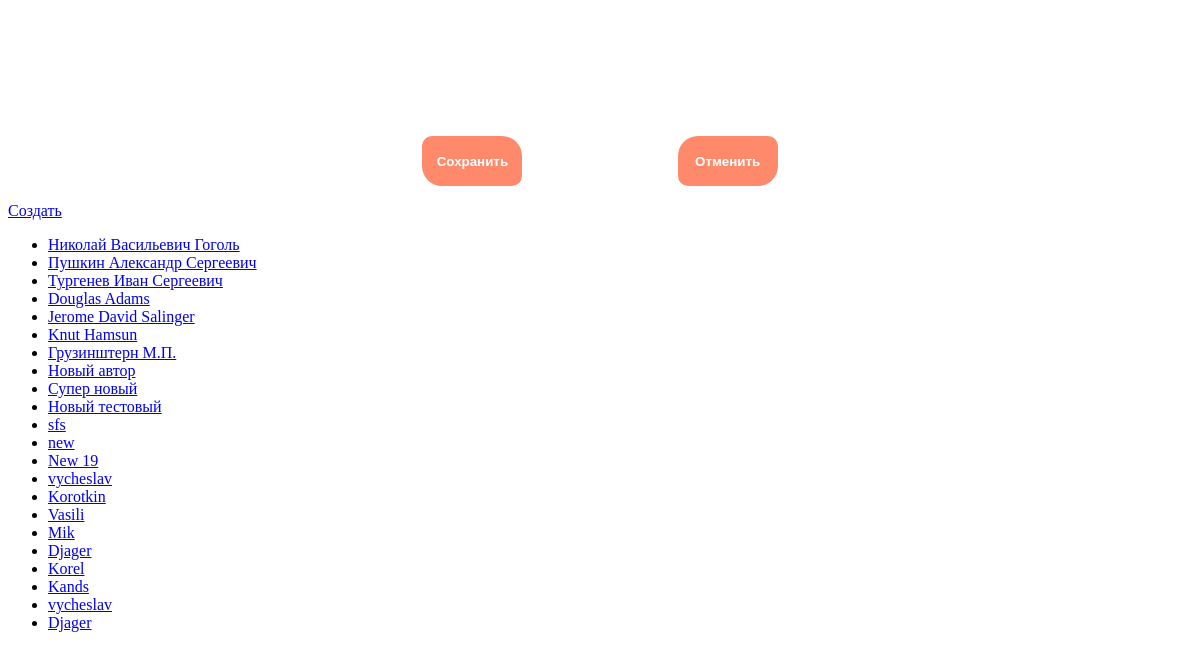
/authors/, run on an earlier commit of the app's database.
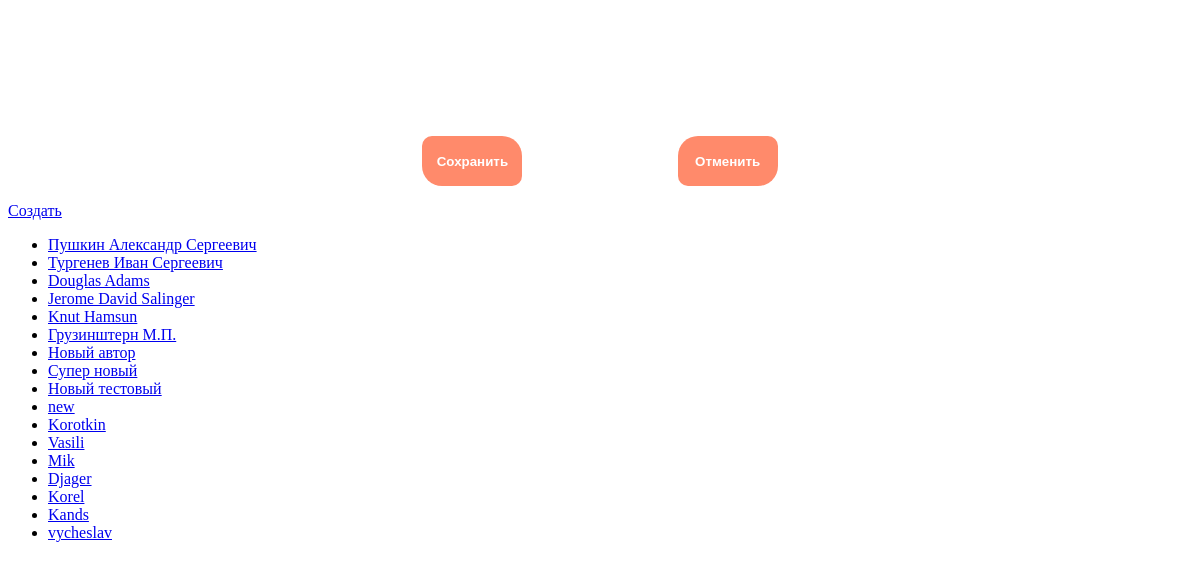
And on a later commit of the database.
### p_library/models.py (models this page shows, shortened)
class Author(models.Model):
    full_name = models.TextField(max_length=100)
    birth_year = models.SmallIntegerField()
    country = models.CharField(max_length=2)
    face = models.ImageField(upload_to='face_author/%M/%S', blank=True)

### p_library/views.py (the view)
# urls.py: path('authors/', AuthorList.as_view(), name='author_list'),
class AuthorList(ListView):
    model = Author
    template_name = 'author_list.html'

### p_library/templates/author_list.html (shortened to what this page needs)
{% extends 'author_edit.html' %}
{% block list %}
<!DOCTYPE html>
<html lang="en">
<head>
</head>
<body>
    <a class="btn btn-primary mt-2" href="/author/create">Создать</a>
    <ul>
        {% for author in object_list %}
            <li><a href="{{ author.id }}">{{ author.full_name }}</a></li>
        {% endfor %}
    </ul>
</body>
</html>
{% endblock %}

What changed in the data, as far as the page shows it:
removed Author: full_name "Николай Васильевич Гоголь"
removed Author: full_name "sfs"
removed Author: full_name "New 19"
removed Author: full_name "vycheslav"
removed Author: full_name "Djager"
